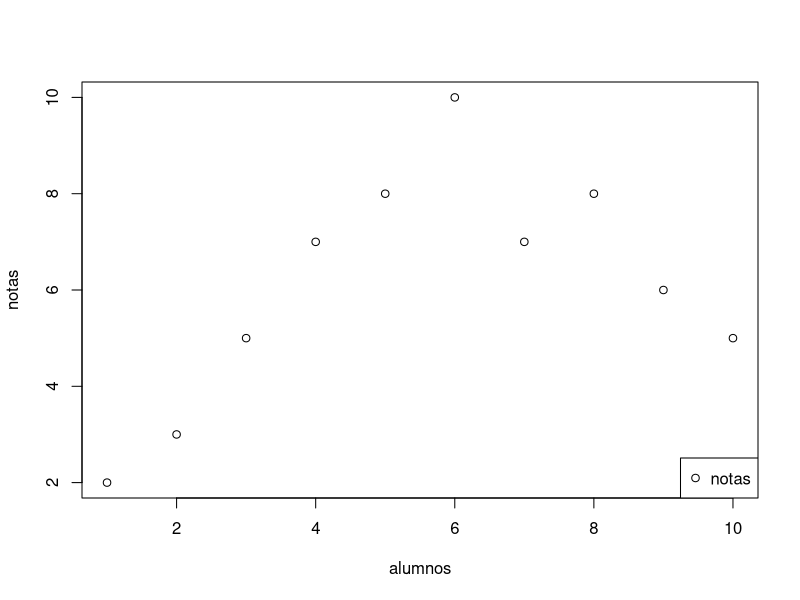
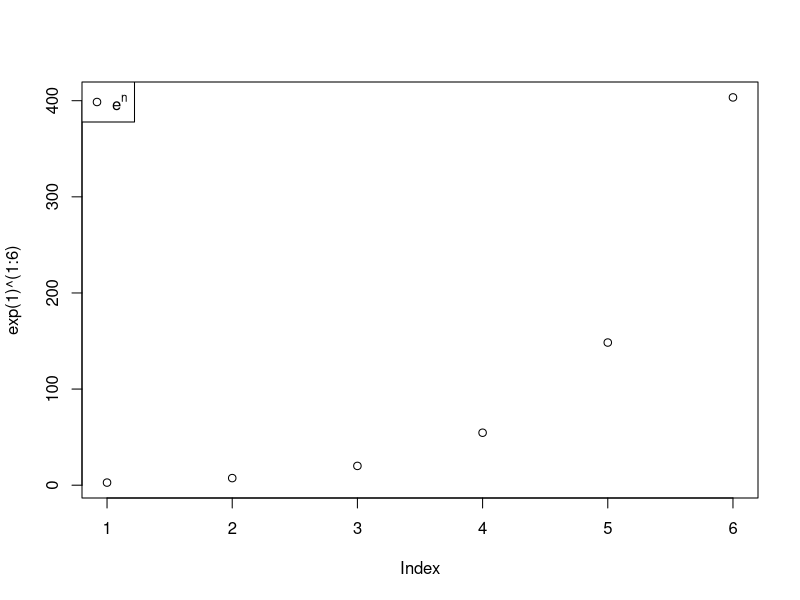
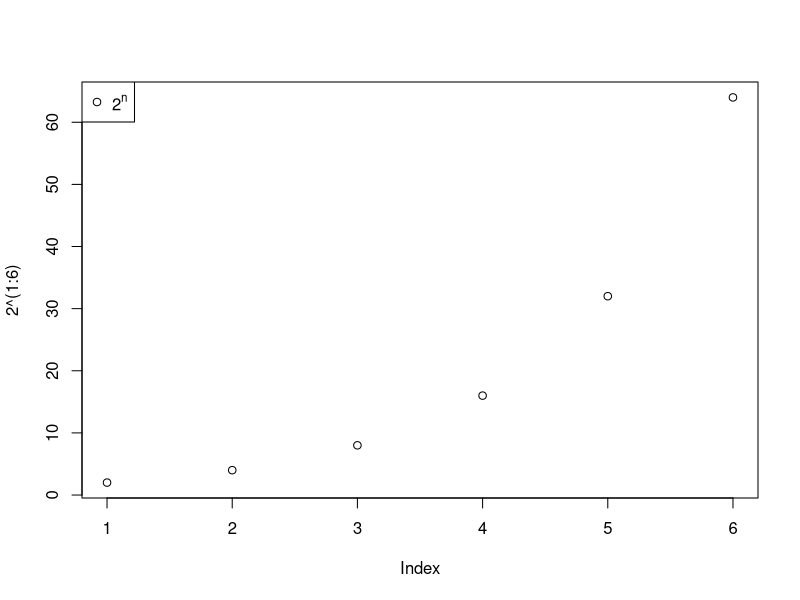
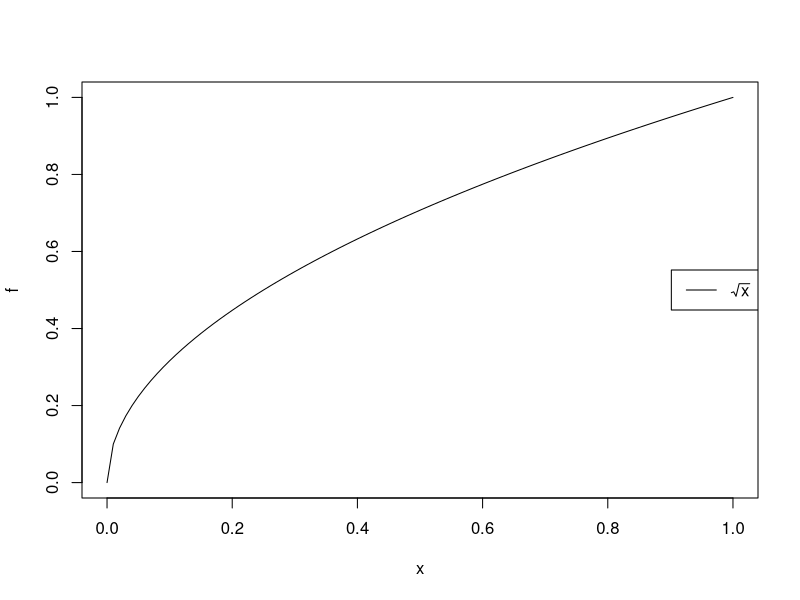
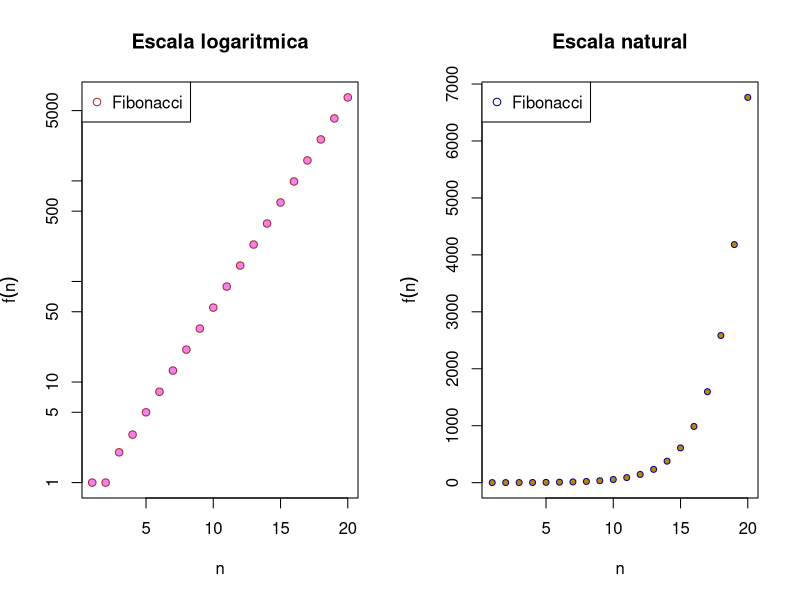
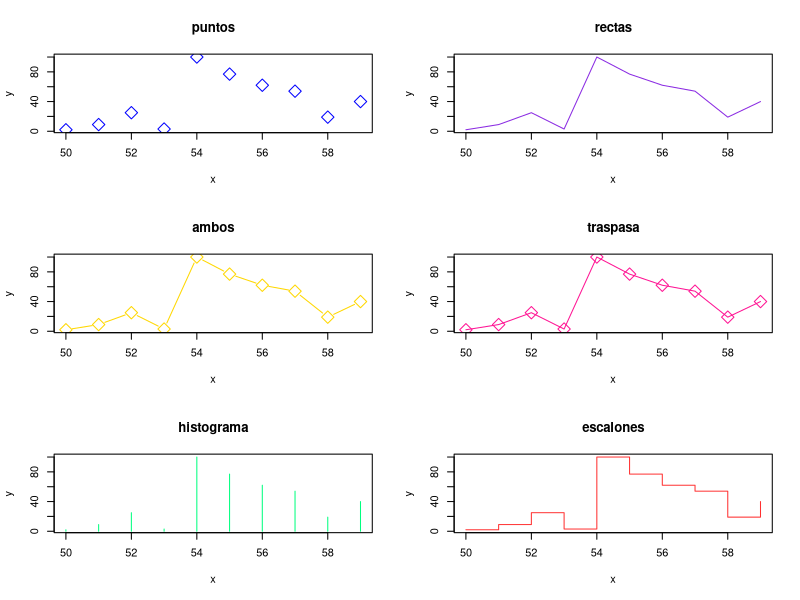
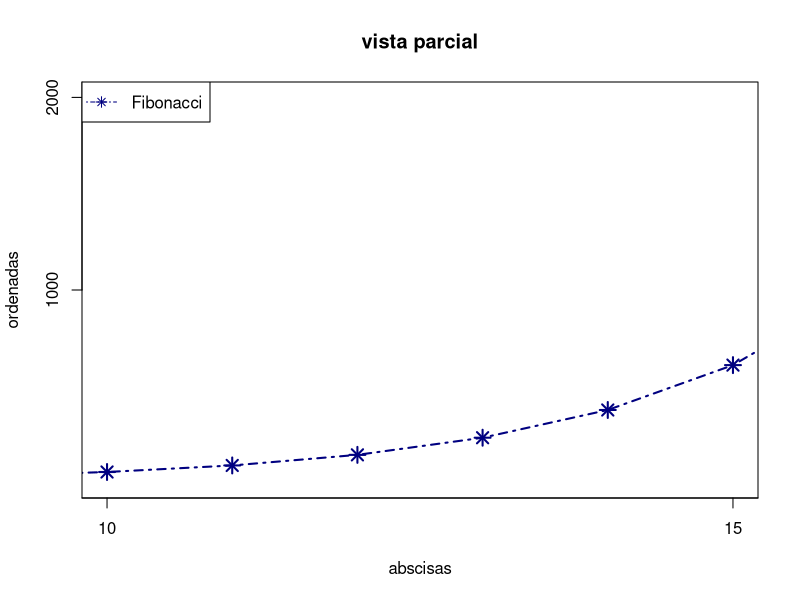
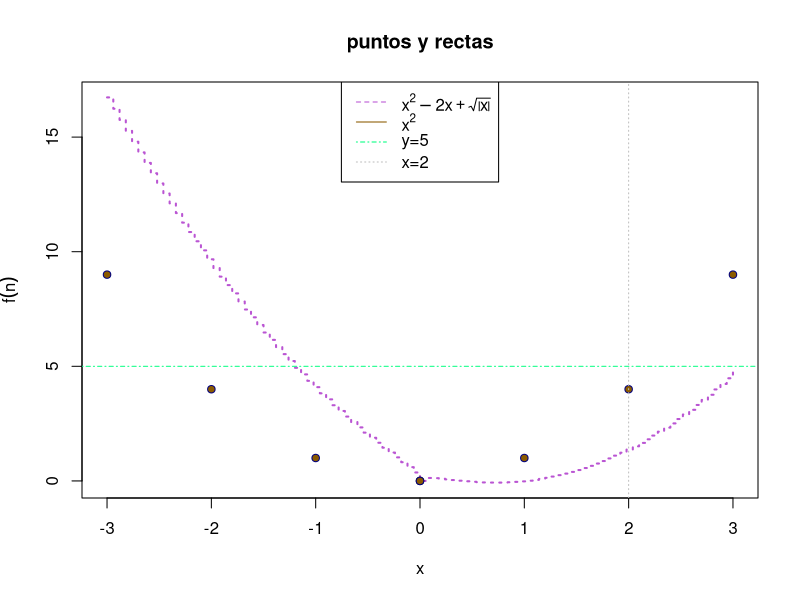

These figures' R source, in order:
## ---- chunk 1
knitr::opts_chunk$set(echo = TRUE)
## ---- chunk 2
alumnos=c(1:10)
notas= c(2,3,5,7,8,10,7,8,6,5)
plot(alumnos,notas)
legend("bottomright", legend = "notas", pch = 1)

## ---- chunk 3
plot(exp(1)^(1:6))
legend("topleft",legend=expression(e^n), pch = 1)

plot(2^(1:6))
legend("topleft",legend=expression(2^n), pch = 1)

## ---- chunk 4
f = function(x) { sqrt(x) }
plot(f)
legend("right", legend = expression(sqrt(x)),lwd = 1)
## ---- chunk 5
n = 1:20
fib = (1/sqrt(5))*((1+sqrt(5))/2)^n - (1/sqrt(5))*((1-sqrt(5))/2)^n
fib

par(mfrow=c(1,2))

plot(fib, xlab = "n",ylab = expression(f(n)),
     main = "Escala logaritmica", pch=21, col="brown", 
     bg="violet", cex=1, log = "y")
legend("topleft", legend="Fibonacci", pch=21, col="brown")

plot(fib, xlab = "n",ylab = expression(f(n)),
     main = "Escala natural", pch=21, col="darkblue", 
     bg="darkgoldenrod", cex=0.8)
legend("topleft", legend="Fibonacci", pch=21, col="darkblue")

par(mfrow=c(1,1))

## ---- chunk 6
par(mfrow=c(3,2))

x = c(50:59)
y = c(2,9,25,3,100,77,62,54,19,40)

plot(x,y, pch = 23, cex = 2, col = "blue", type = "p", main = "puntos")
plot(x,y, pch = 23, cex = 2, col = "blueviolet", type = "l", main = "rectas")
plot(x,y, pch = 23, cex = 2, col = "gold", type = "b", main = "ambos")
plot(x,y, pch = 23, cex = 2, col = "deeppink", type = "o", main = "traspasa")
plot(x,y, pch = 23, cex = 2, col = "springgreen", type = "h", main = "histograma")
plot(x,y, pch = 23, cex = 2, col = "firebrick1", type = "s", main = "escalones")
par(mfrow = c(1,1))
## ---- chunk 7
plot(n,fib, pch=8, lty=4, lwd=2, cex=1.5, type = "o", col="navy", 
     main = "vista parcial",
     # log = "y",
     ylab = "ordenadas", xlab = "abscisas",
     xlim = c(10,15), ylim = c(0,2000),
     xaxp = c(0,20,4), 
     yaxp = c(1000,6000,5)
     )
legend("topleft", legend = "Fibonacci", pch=8, col="navy", lty=4)
## ---- chunk 8
f <- function(x){
  x^2 -2*x + sqrt(abs(x))
}
plot(f, xlim = c(-3,3), col= "mediumorchid",type="s", lty=3, lwd=2,
     main="puntos y rectas",
     ylab = expression(f(n))
     )
points(0,0, pch=19)
points(-3:3,(-3:3)^2, pch=21, col="navy", bg="orange4")
abline(v=2, lty="dotted", col="grey")
abline(h=5, lty="dotdash", col="springgreen")

legend("top", 
       legend = c(expression(x^2 -2*x+sqrt(abs(x))),
                  expression(x^2),"y=5","x=2"),
       lty = c(2,1,4,3), col = c("mediumorchid","orange4","springgreen","grey"))

## ---- chunk 9
f<- function(x){x^2}
plot(f, xlim = c(-3,3), col="red", lwd=2, ylab = expression(x^2), 
     xlab="x",
     yaxp=c(0,9,9))
abline(h=0:9, v=-3:3, lty="dotted", col="grey")
## ---- chunk 10
alumnos=c(1:10)
notas=c(3,4,2,5,7,8,5,7,9,10)
etiquetas=c("S","S","S","A","N","N","A","N","E","E")
plot(alumnos,notas, ylim=c(0,10), xlim = c(1,10),
     main = "Etiquetas")
points(0,0,pch=19)
text(alumnos,notas,etiquetas, 
     pos=c(rep(3,times=9),1)
     )

